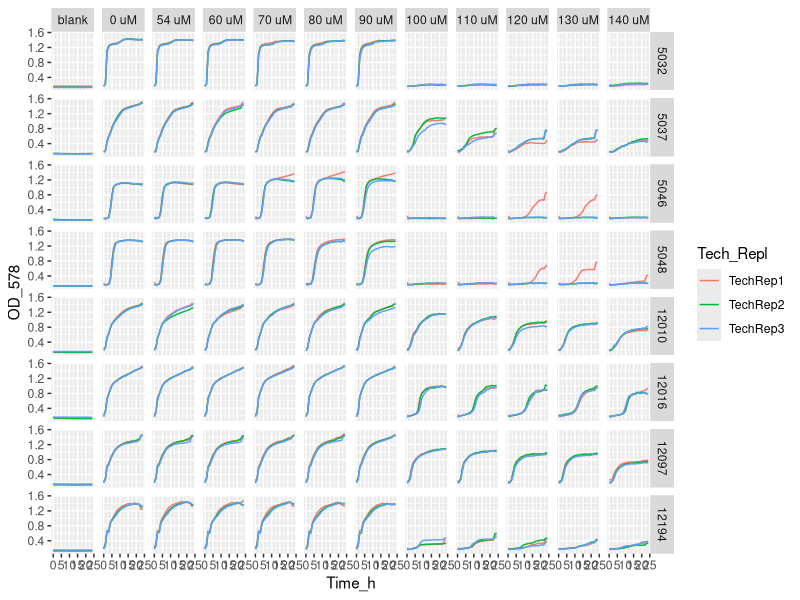
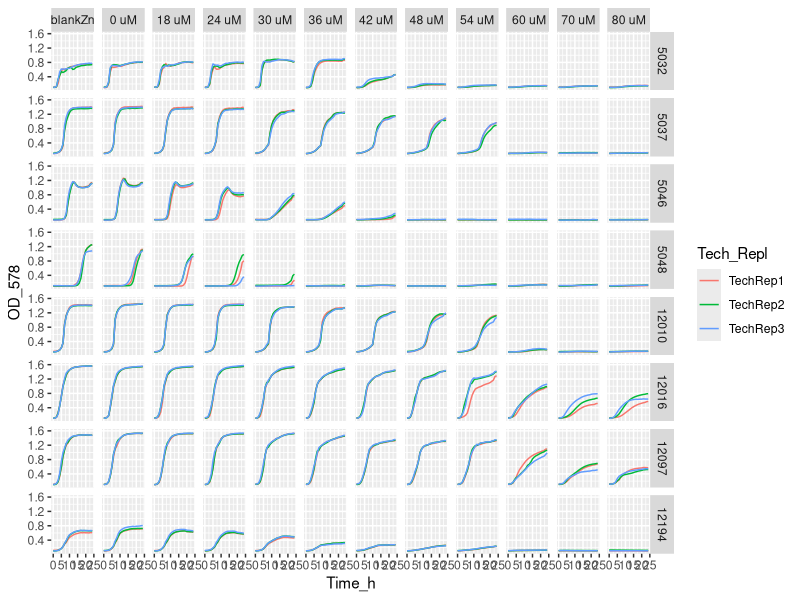
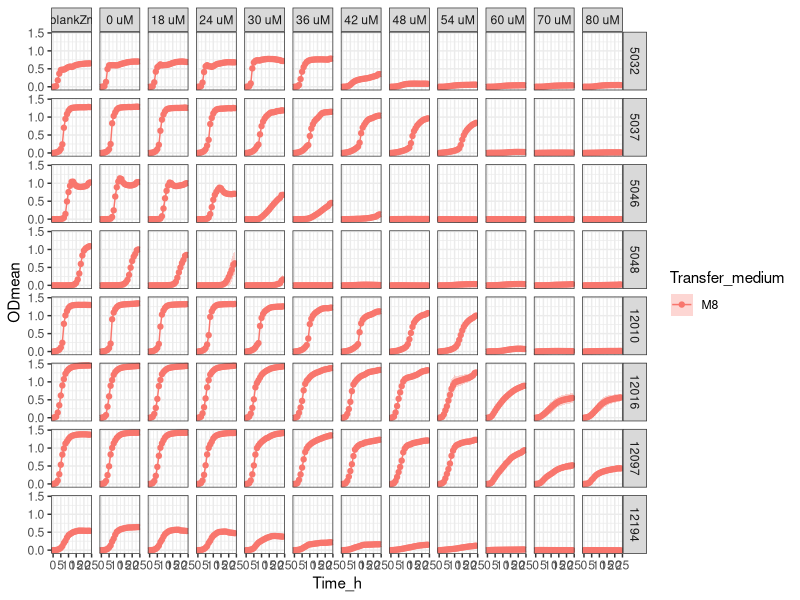
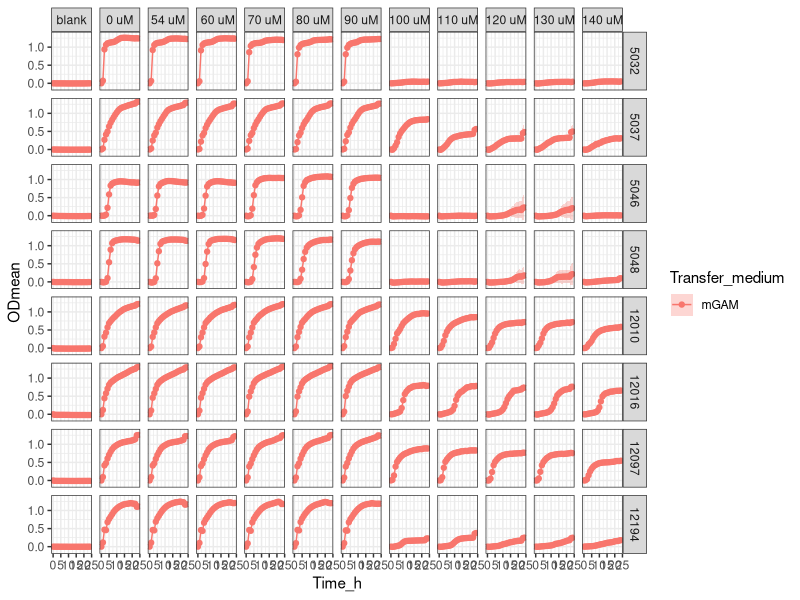

Source code (R) for these figures, in order:
setwd("C:/Users/sergi/Downloads/ITQB/Plate readings/Exp14_6plates_13122023")

library(tidyverse)

library(readxl)
Exp14 <- Exp14_6plates_13122023 <- read_excel("Exp14_6plates_13122023_final_final.xlsx")
View(Exp14) 

Exp14_v1 <- Exp14 %>%
  pivot_longer(names_to = "Condition", values_to = "OD_578", cols = -Time_h)
Exp14_v1
View(Exp14_v1)


Exp14_v2 <- separate(Exp14_v1, Condition, 
                     c("Strain",
                       "Transfer_medium",
                       "Zn_condition", 
                       "Tech_Repl",
                       "Biol_Repl",
                       "TPEN_conc",
                       "Well_number"), 
                     sep = "_", remove = FALSE,
                     convert = FALSE)
View(Exp14_v2)

Exp14_v2$OD_578 <- as.numeric (Exp14_v2$OD_578) #Because OD_578 values are character

Exp14_v2$TPEN_conc <- factor(Exp14_v2$TPEN_conc, levels = c("ctrTPENcells",
                                                            "ctrTPENwZn",
                                                            "ctrTPEN",
                                                            "3.6",
                                                            "4.8",
                                                            "6",
                                                            "7.2",
                                                            "8.4",
                                                            "9.6",
                                                            "10.8",
                                                            "12",
                                                            "14",
                                                            "16",
                                                            "18",
                                                            "20",
                                                            "22",
                                                            "24",
                                                            "26",
                                                            "28"))

Exp14_v2 <- Exp14_v2 %>% mutate(TPEN_conc = recode (TPEN_conc,
                                                    "ctrTPENcells" = "blank",
                                                    "ctrTPENwZn" = "blankZn",
                                                    "ctrTPEN" = "0 uM",
                                                    "3.6"= "18 uM",
                                                    "4.8"= "24 uM",
                                                    "6" = "30 uM",
                                                    "7.2" = "36 uM",
                                                    "8.4" = "42 uM",
                                                    "9.6" = "48 uM",
                                                    "10.8" = "54 uM",
                                                    "12" = " 60 uM",
                                                    "14" = "70 uM",
                                                    "16" = "80 uM",
                                                    "18" = "90 uM",
                                                    "20" = "100 uM",
                                                    "22" = "110 uM",
                                                    "24" = "120 uM",
                                                    "26" = "130 uM",
                                                    "28" = "140 uM"))

Exp14_v2$Strain <- factor(Exp14_v2$Strain, levels = c("5032",
                                                    "5037",
                                                    "5046",
                                                    "5048",
                                                    "12010",
                                                    "12016",
                                                    "12097",
                                                    "12194"))

# Exp14_v2 %>%
#   ggplot(aes(x= Time_h, y=OD_578, color = Tech_Repl)) +
#   geom_line() +
#   facet_grid (Strain ~ TPEN_conc)


Exp14_v2 %>% filter (Transfer_medium == "mGAM") %>%
  ggplot(aes(x= Time_h, y=OD_578, color = Tech_Repl)) +
  geom_line() +
  facet_grid (Strain ~ TPEN_conc)

Exp14_v2 %>% filter (Transfer_medium == "M8") %>%
  ggplot(aes(x= Time_h, y=OD_578, color = Tech_Repl)) +
  geom_line() +
  facet_grid (Strain ~ TPEN_conc)


Exp14_v3<- Exp14_v2 %>% group_by(Strain, Transfer_medium, Zn_condition, Tech_Repl, Biol_Repl, Well_number) %>%
  mutate(blank = Time_h ==0)

View(Exp14_v3)

Exp14_v4 <- Exp14_v3 %>%
  group_by(Strain, Transfer_medium, Zn_condition, Tech_Repl, Biol_Repl, Well_number) %>%
  mutate(OD = OD_578 - OD_578[blank]) %>%
  ungroup()


View(Exp14_v4)

#Obtain the mean and sd
Exp14_v5 <- Exp14_v4 %>% group_by(Time_h, Strain, Transfer_medium, TPEN_conc) %>%
  summarise(ODmean = mean(OD), sdOD = sd(OD), n())

Exp14_v5$Strain <- factor(Exp14_v5$Strain, levels = c("5032",
                                                      "5037",
                                                      "5046",
                                                      "5048",
                                                      "12010",
                                                      "12016",
                                                      "12097",
                                                      "12194"))


Exp14_v5 <- Exp14_v5 %>% mutate(TPEN_conc = recode (TPEN_conc,
                                                    "ctrTPENcells" = "blank",
                                                    "ctrTPENwZn" = "blankZn",
                                                    "ctrTPEN" = "0 uM",
                                                    "3.6"= "18 uM",
                                                    "4.8"= "24 uM",
                                                    "6" = "30 uM",
                                                    "7.2" = "36 uM",
                                                    "8.4" = "42 uM",
                                                    "9.6" = "48 uM",
                                                    "10.8" = "54 uM",
                                                    "12" = " 60 uM",
                                                    "14" = "70 uM",
                                                    "16" = "80 uM",
                                                    "18" = "90 uM",
                                                    "20" = "100 uM",
                                                    "22" = "110 uM",
                                                    "24" = "120 uM",
                                                    "26" = "130 uM",
                                                    "28" = "140 uM"))


# stocks conc / 0.001(mM --> uM) / d.f (=2)--> conc TPEN (now in the table)


Exp14_v5  %>% filter (Transfer_medium == "M8") %>%
  ggplot(aes(x = Time_h,
             y = ODmean,
             color = Transfer_medium
  )) +
  geom_point() + 
  geom_line() +
  geom_ribbon(aes(ymin=ODmean-sdOD, ymax=ODmean+sdOD, fill = Transfer_medium), 
              alpha = 0.3, colour = NA) + 
  facet_grid (Strain ~ TPEN_conc) +
  theme_bw()


Exp14_v5  %>% filter (Transfer_medium == "mGAM") %>%
  ggplot(aes(x = Time_h,
             y = ODmean,
             color = Transfer_medium
  )) +
  geom_point() + 
  geom_line() +
  geom_ribbon(aes(ymin=ODmean-sdOD, ymax=ODmean+sdOD, fill = Transfer_medium), 
              alpha = 0.3, colour = NA) + 
  facet_grid (Strain ~ TPEN_conc) +
  theme_bw()
